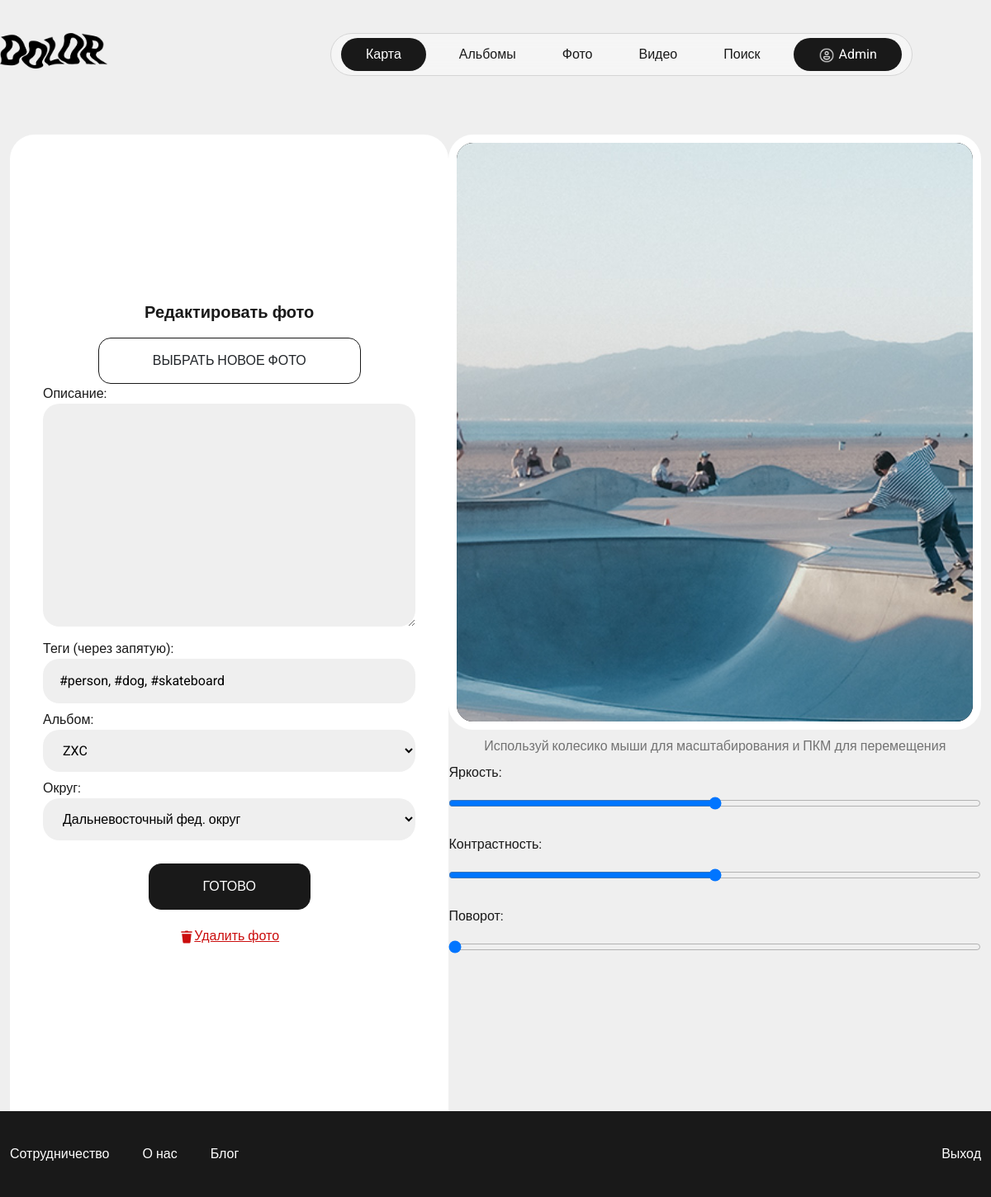
The app's page /edit_photo/179/ (signed in), older data.
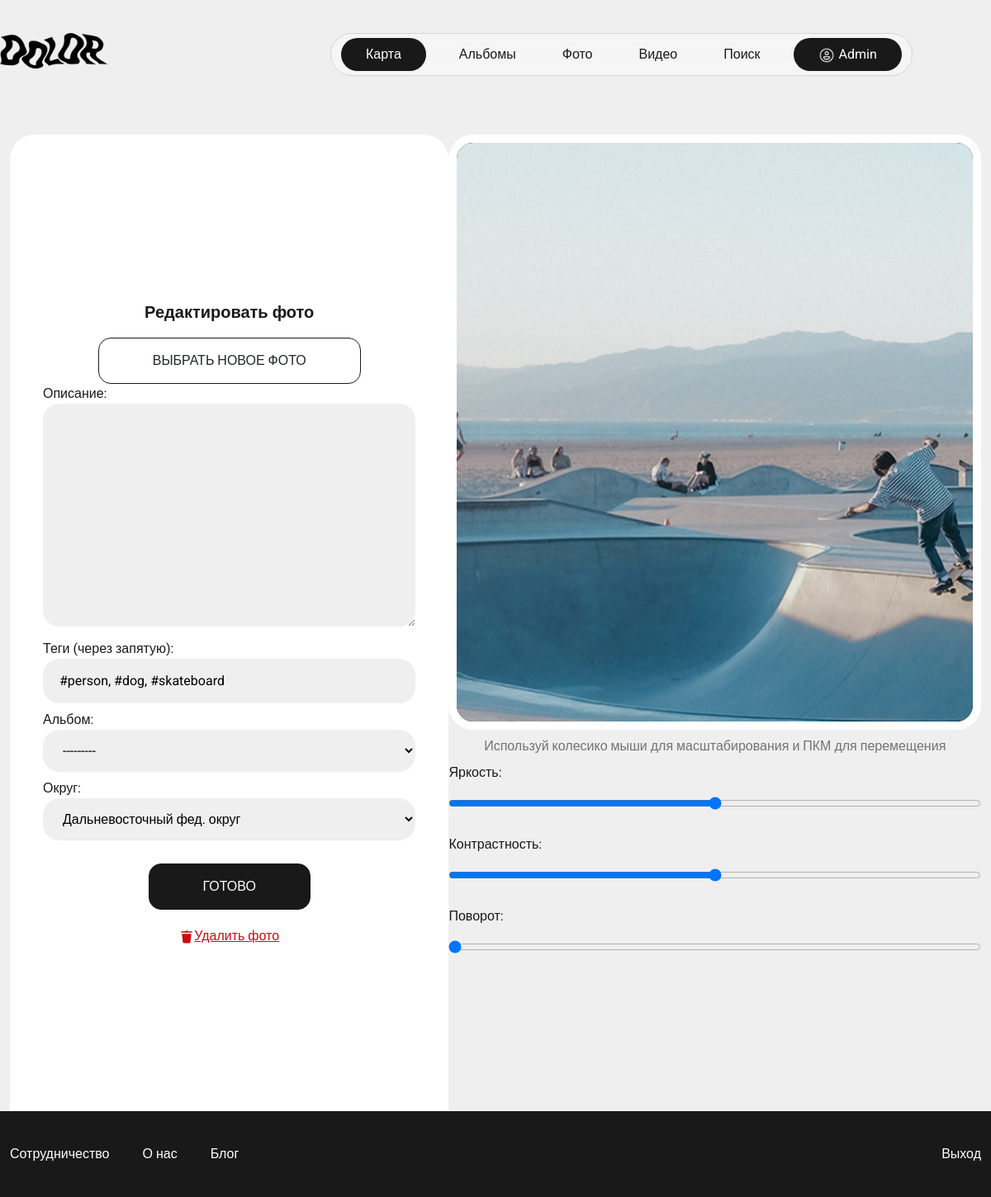
The same page, newer data.
### project/apps/base/models.py (models this page shows, shortened)
class UploadedPhotos(models.Model):
    owner = models.ForeignKey(User, on_delete=models.SET_NULL, null=True)
    photo = models.ImageField(null=True, upload_to=get_photo_upload_path, default="ava1.jpg")
    reducted = models.ImageField(null=True, upload_to=get_photo_reducted_upload_path, default="ava1.jpg")
    description = models.TextField(null=True, blank=True)
    tags = models.CharField(max_length=256, null=True, blank=True)
    album = models.ForeignKey(Albums, on_delete=models.SET_NULL, null=True, blank=True)
    region = models.ForeignKey(Regions, on_delete=models.SET_NULL, null=True, blank=True)
    brightness = models.CharField(max_length=256, null=True, blank=True)
    contrast = models.CharField(max_length=256, null=True, blank=True)
    rotation = models.CharField(max_length=256, null=True, blank=True)
    created = models.DateTimeField(auto_now_add=True)
    updated = models.DateTimeField(auto_now=True)
    class Meta:
        ordering = ['-id', '-updated']
        verbose_name = 'Uploaded Photo'
        verbose_name_plural = 'Uploaded Photos'

### project/apps/base/views.py (the view, shortened to what this page needs)
# urls.py: path('edit_photo/<str:pk>/', views.edit_photo, name='edit_photo'),
@login_required(login_url='login')
def edit_photo(request, pk):
    photo = models.UploadedPhotos.objects.get(id=pk)
    form = forms.PhotoForm(request.POST or None, request.FILES or None, instance=photo)
    context = {'photo': photo, 'form': form}
    return render(request, 'base/components/edit_photo.htm', context)

### project/apps/base/forms.py
class PhotoForm(ModelForm):
    class Meta:
        model = models.UploadedPhotos
        fields = '__all__'
        exclude = ['owner', 'reducted', 'created', 'updated']
        widgets = {
            'photo': forms.FileInput(attrs={'accept': 'image/*,.dng,.raw'}),
            'album': forms.Select(),
            'region': forms.Select(),
        }

### project/apps/base/models.py (called while the page is built)
    def __str__(self):
        return self.username or self.email

    def __str__(self):
        return self.name

    def __str__(self):
        return self.title

### project/apps/base/templates/base/components/edit_photo.htm (shortened to what this page needs)
{% extends 'index.htm' %}
{% load static %}
{% block content %}
    <div class="content">
        <form class="container add_review_block" method="post" enctype="multipart/form-data">
            <div class="add_photo_background_block">
                <div class="inner_add_photo_background_block">
                    <p class="heading_txt">Редактировать фото</p>
                    <label class="input-file">
                        <span class="btn">Выбрать новое фото</span>
                    </label>
                    <p class="label">Описание:</p>
                    {{ form.description }}
                    <p class="label">Теги (через запятую):</p>
                    {{ form.tags }}
                    <p class="label">Альбом:</p>
                    {{ form.album }}
                    <p class="label">Округ:</p>
                    {{ form.region }}
                    <input class="btn upload_button" type="submit" value="Готово"> <br>
                    <a href="{% url 'delete_photo' photo.id %}" id="delete-link" class="delete_link"><img src="{% static 'assets/img/delete.svg' %}">Удалить фото</a>
                </div>
            </div>
            <div class="edit_review_photo_block">
                <div class="photo_review_block" id="photo_review_block_img">
                    <img alt="" src="{{ photo.photo.url }}" style="transform: scale(1) rotate({{ photo.rotation }}deg); filter: brightness({{ photo.brightness }}) contrast({{ photo.contrast }});"/>
                </div>
                <p class="grey_txt about_profile my-2">Используй колесико мыши для масштабирования и ПКМ для перемещения</p>
                <div class="editor_block">
                    <p>Яркость:</p>
                    <input type="range" name="brightness" id="brightness-range" class="range" value="{{ photo.brightness }}" max="2.0" min="0.0" step="0.005">
                    <p>Контрастность:</p>
                    <input type="range" name="contrast" id="contrast-range" class="range" value="{{ photo.contrast }}" max="2.0" min="0.0" step="0.005">
                    <p>Поворот:</p>
                    <input type="range" name="rotation" id="rotation-range" class="range" value="{{ photo.rotation }}" max="360" min="0" step="1">
                </div>
            </div>
        </form>
    </div>
{% endblock %}

Row changes from the older to the newer data that the page shows:
changed UploadedPhotos "#person, #dog, #skateboard": album "ZXC" → "---------"
